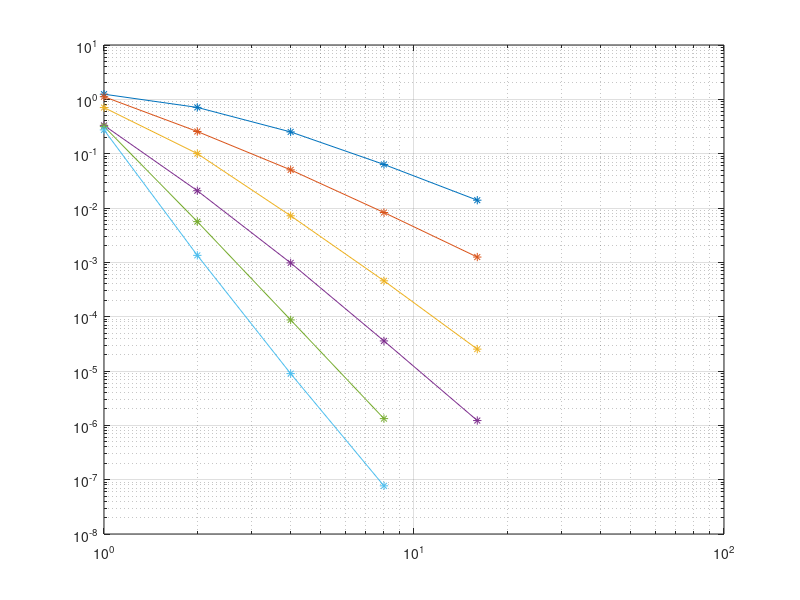

Recreate this plot in MATLAB.
close all;
clear all;

%% l2 [Order][Mesh]

%% Sin(10x) + Sin(10y) + Sin(10z)

h = [1, 1/2, 1/4, 1/8, 1/16];
p = [1:6];

l2 = zeros(6, 5);

l2(1, 0 + 1) = +1.243621e+00;
l2(1, 1 + 1) = +7.101076e-01;
l2(1, 2 + 1) = +2.512927e-01;
l2(1, 3 + 1) = +6.335089e-02;
l2(1, 4 + 1) = +1.391786e-02;

l2(2, 0 + 1) = +1.118168e+00;
l2(2, 1 + 1) = +2.559086e-01;
l2(2, 2 + 1) = +5.033735e-02;
l2(2, 3 + 1) = +8.261842e-03;
l2(2, 4 + 1) = +1.250281e-03;

l2(3, 0 + 1) = +7.054182e-01;
l2(3, 1 + 1) = +1.002849e-01;
l2(3, 2 + 1) = +7.196863e-03;
l2(3, 3 + 1) = +4.568739e-04;
l2(3, 4 + 1) = +2.527776e-05;

l2(4, 0 + 1) = +3.319402e-01;
l2(4, 1 + 1) = +2.079044e-02;
l2(4, 2 + 1) = +9.762910e-04;
l2(4, 3 + 1) = +3.576411e-05;
l2(4, 4 + 1) = +1.224976e-06;

l2(5, 0 + 1) = +3.169679e-01;
l2(5, 1 + 1) = +5.613718e-03;
l2(5, 2 + 1) = +8.712692e-05;
l2(5, 3 + 1) = +1.329101e-06;
l2(5, 4 + 1) = +0; %% Spoofing

l2(6, 0 + 1) = +2.740258e-01;
l2(6, 1 + 1) = +1.343975e-03;
l2(6, 2 + 1) = +8.953117e-06;
l2(6, 3 + 1) = +7.698335e-08;
l2(6, 4 + 1) = +0; %% Spoofing

P = size(p, 2);
H = size(h, 2);

delta = zeros(P, H - 1);

for i = 1:H-1
    delta(:, i) = ...
        (log10(l2(:, i + 1)) - log10(l2(:, i))) / ...
        (log10(1/h(i + 1))   - log10(1/h(i)));
end

delta

figure;
loglog(1./h, l2, '-*');
grid;
